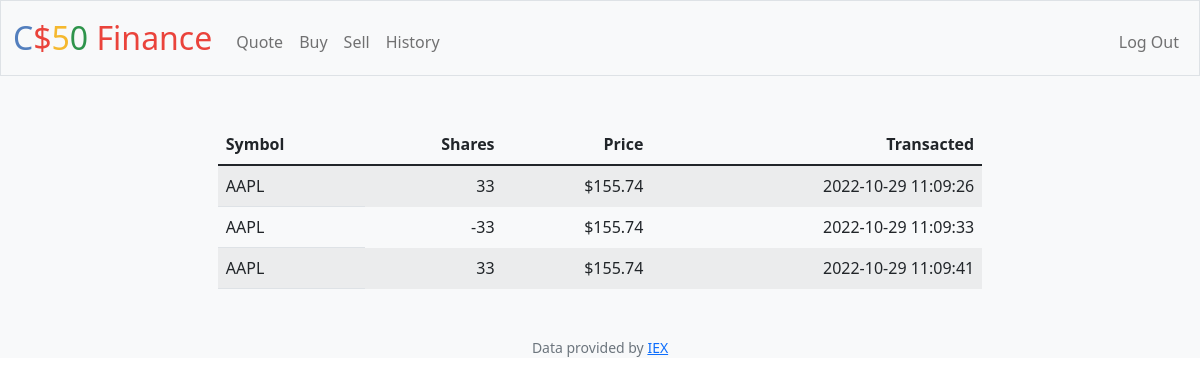
Page /history (signed in) on the committed database.
### tables this page shows
CREATE TABLE 'transactions' ('id' INTEGER PRIMARY KEY AUTOINCREMENT NOT NULL, 'user_id' INTEGER, 'symbol' TEXT, 'shares' INTEGER, 'price' REAL, 'date' DATETIME, 'name' TEXT, 'total' INTEGER);

### app.py (the view)
@app.route("/history")
@login_required
def history():
    user_id = user_id = session["user_id"]
    transactions_db = db.execute("SELECT * FROM transactions WHERE user_id=?", user_id)
    return render_template("history.html", transactions = transactions_db)

### app.py (called while the page is built)
@app.after_request
def after_request(response):
    response.headers["Cache-Control"] = "no-cache, no-store, must-revalidate"
    response.headers["Expires"] = 0
    response.headers["Pragma"] = "no-cache"
    return response

### helpers.py (called while the page is built)
def login_required(f):
    @wraps(f)
    def decorated_function(*args, **kwargs):
        if session.get("user_id") is None:
            return redirect("/login")
        return f(*args, **kwargs)
    return decorated_function

def usd(value):
    return f"${value:,.2f}"

### templates/history.html (shortened to what this page needs)
{% extends "layout.html" %}
{% block main %}
    <table class="table table-striped">
        <thead>
        <tr>
            <th class="text-start" scope="col">Symbol</th>
            <th class="text-end" scope="col">Shares</th>
            <th class="text-end" scope="col">Price</th>
            <th class="text-end" scope="col">Transacted</th>
        </tr>
        </thead>
        <tbody>
        {% for row in transactions %}
        <tr>
            <td class="text-start">{{ row["symbol"] }}</td>
            <td class="border-0  text-end">{{ row["shares"] }}</td>
            <td class="border-0  text-end">{{ row["price"] | usd }}</td>
            <td class="border-0  text-end">{{ row["date"] }}</td>
        </tr>
        {% endfor %}
        </tbody>
    </table>
{% endblock %}

### static/styles.css (style rules this page uses)
.table { width: 65%; justify-content: center; margin: auto; }

### rows in the picture
transactions: symbol "AAPL", shares "33", price "$155.74", date "2022-10-29 11:09:26"
transactions: symbol "AAPL", shares "-33", price "$155.74", date "2022-10-29 11:09:33"
transactions: symbol "AAPL", shares "33", price "$155.74", date "2022-10-29 11:09:41"
